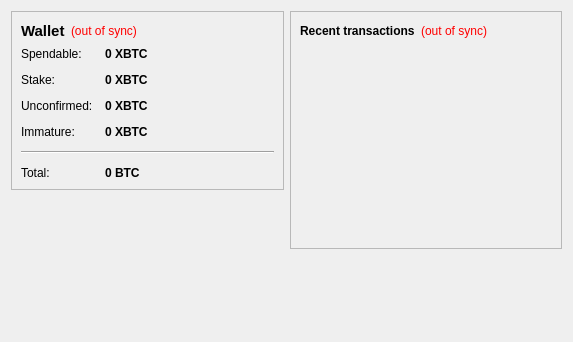
<?xml version="1.0" encoding="UTF-8"?>
<ui version="4.0">
 <class>OverviewPage</class>
 <widget class="QWidget" name="OverviewPage">
  <property name="geometry">
   <rect>
    <x>0</x>
    <y>0</y>
    <width>573</width>
    <height>342</height>
   </rect>
  </property>
  <property name="windowTitle">
   <string>Form</string>
  </property>
  <layout class="QHBoxLayout" name="horizontalLayout" stretch="1,1">
   <item>
    <layout class="QVBoxLayout" name="verticalLayout_2">
     <item>
      <widget class="QFrame" name="frame">
       <property name="frameShape">
        <enum>QFrame::StyledPanel</enum>
       </property>
       <property name="frameShadow">
        <enum>QFrame::Raised</enum>
       </property>
       <layout class="QVBoxLayout" name="verticalLayout_4">
        <item>
         <layout class="QHBoxLayout" name="horizontalLayout_4">
          <item>
           <widget class="QLabel" name="label_5">
            <property name="font">
             <font>
              <pointsize>11</pointsize>
              <weight>75</weight>
              <bold>true</bold>
             </font>
            </property>
            <property name="text">
             <string>Wallet</string>
            </property>
           </widget>
          </item>
          <item>
           <widget class="QLabel" name="labelWalletStatus">
            <property name="toolTip">
             <string>The displayed information may be out of date. Your wallet automatically synchronizes with the x11bitcoin network after a connection is established, but this process has not completed yet.</string>
            </property>
            <property name="styleSheet">
             <string notr="true">QLabel { color: red; }</string>
            </property>
            <property name="text">
             <string notr="true">(out of sync)</string>
            </property>
            <property name="alignment">
             <set>Qt::AlignLeading|Qt::AlignLeft|Qt::AlignVCenter</set>
            </property>
           </widget>
          </item>
          <item>
           <spacer name="horizontalSpacer_2">
            <property name="orientation">
             <enum>Qt::Horizontal</enum>
            </property>
            <property name="sizeHint" stdset="0">
             <size>
              <width>40</width>
              <height>20</height>
             </size>
            </property>
           </spacer>
          </item>
         </layout>
        </item>
        <item>
         <layout class="QFormLayout" name="formLayout_2">
          <property name="fieldGrowthPolicy">
           <enum>QFormLayout::AllNonFixedFieldsGrow</enum>
          </property>
          <property name="horizontalSpacing">
           <number>12</number>
          </property>
          <property name="verticalSpacing">
           <number>12</number>
          </property>
          <item row="0" column="0">
           <widget class="QLabel" name="label">
            <property name="text">
             <string>Spendable:</string>
            </property>
           </widget>
          </item>
          <item row="0" column="1">
           <widget class="QLabel" name="labelBalance">
            <property name="font">
             <font>
              <weight>75</weight>
              <bold>true</bold>
             </font>
            </property>
            <property name="cursor">
             <cursorShape>IBeamCursor</cursorShape>
            </property>
            <property name="toolTip">
             <string>Your current spendable balance</string>
            </property>
            <property name="text">
             <string notr="true">0 XBTC</string>
            </property>
            <property name="textInteractionFlags">
             <set>Qt::LinksAccessibleByMouse|Qt::TextSelectableByKeyboard|Qt::TextSelectableByMouse</set>
            </property>
           </widget>
          </item>
          <item row="1" column="0">
           <widget class="QLabel" name="label_6">
            <property name="text">
             <string>Stake:</string>
            </property>
           </widget>
          </item>
          <item row="1" column="1">
           <widget class="QLabel" name="labelStake">
            <property name="font">
             <font>
              <weight>75</weight>
              <bold>true</bold>
             </font>
            </property>
            <property name="cursor">
             <cursorShape>IBeamCursor</cursorShape>
            </property>
            <property name="toolTip">
             <string>Total of coins that was staked, and do not yet count toward the current balance</string>
            </property>
            <property name="text">
             <string notr="true">0 XBTC</string>
            </property>
            <property name="textInteractionFlags">
             <set>Qt::LinksAccessibleByMouse|Qt::TextSelectableByKeyboard|Qt::TextSelectableByMouse</set>
            </property>
           </widget>
          </item>
          <item row="2" column="0">
           <widget class="QLabel" name="label_3">
            <property name="text">
             <string>Unconfirmed:</string>
            </property>
           </widget>
          </item>
          <item row="2" column="1">
           <widget class="QLabel" name="labelUnconfirmed">
            <property name="font">
             <font>
              <weight>75</weight>
              <bold>true</bold>
             </font>
            </property>
            <property name="cursor">
             <cursorShape>IBeamCursor</cursorShape>
            </property>
            <property name="toolTip">
             <string>Total of transactions that have yet to be confirmed, and do not yet count toward the current balance</string>
            </property>
            <property name="text">
             <string notr="true">0 XBTC</string>
            </property>
            <property name="textInteractionFlags">
             <set>Qt::LinksAccessibleByMouse|Qt::TextSelectableByKeyboard|Qt::TextSelectableByMouse</set>
            </property>
           </widget>
          </item>
          <item row="3" column="0">
           <widget class="QLabel" name="labelImmatureText">
            <property name="text">
             <string>Immature:</string>
            </property>
           </widget>
          </item>
          <item row="3" column="1">
           <widget class="QLabel" name="labelImmature">
            <property name="font">
             <font>
              <weight>75</weight>
              <bold>true</bold>
             </font>
            </property>
            <property name="toolTip">
             <string>Mined balance that has not yet matured</string>
            </property>
            <property name="text">
             <string notr="true">0 XBTC</string>
            </property>
            <property name="textInteractionFlags">
             <set>Qt::LinksAccessibleByMouse|Qt::TextSelectableByKeyboard|Qt::TextSelectableByMouse</set>
            </property>
           </widget>
          </item>
          <item row="4" column="0" colspan="2">
           <widget class="Line" name="line">
            <property name="orientation">
             <enum>Qt::Horizontal</enum>
            </property>
           </widget>
          </item>
          <item row="5" column="0">
           <widget class="QLabel" name="labelTotalText">
            <property name="text">
             <string>Total:</string>
            </property>
           </widget>
          </item>
          <item row="5" column="1">
           <widget class="QLabel" name="labelTotal">
            <property name="font">
             <font>
              <weight>75</weight>
              <bold>true</bold>
             </font>
            </property>
            <property name="cursor">
             <cursorShape>IBeamCursor</cursorShape>
            </property>
            <property name="toolTip">
             <string>Your current total balance</string>
            </property>
            <property name="text">
             <string notr="true">0 BTC</string>
            </property>
            <property name="textInteractionFlags">
             <set>Qt::LinksAccessibleByMouse|Qt::TextSelectableByKeyboard|Qt::TextSelectableByMouse</set>
            </property>
           </widget>
          </item>
         </layout>
        </item>
       </layout>
      </widget>
     </item>
     <item>
      <spacer name="verticalSpacer">
       <property name="orientation">
        <enum>Qt::Vertical</enum>
       </property>
       <property name="sizeHint" stdset="0">
        <size>
         <width>20</width>
         <height>40</height>
        </size>
       </property>
      </spacer>
       　　
     </item>
     　　        <item>
       　　         <widget class="QLabel" name="label_wallet_bgcoin">
         　　          <property name="text">
           　　           <string/>
           　　
         </property>
         　　          <property name="pixmap">
           　　           <pixmap resource="../bitcoin.qrc">:/images/wallet_bgcoin</pixmap>
           　　
         </property>
         　　          <property name="scaledContents">
           　　           <bool>false</bool>
           　　
         </property>
         　　          <property name="alignment">
           　　           <set>Qt::AlignCenter</set>
           　　
         </property>
         　　          <property name="margin">
           　　           <number>-2</number>
           　　
         </property>
         　　
       </widget>
       　　
     </item>
     　　        <item>
       　　         <widget class="QLabel" name="label_6">
         　　          <property name="text">
           　　           <string/>
           　　
         </property>
         　　
       </widget>
       　　
     </item>
    </layout>
   </item>
   <item>
    <layout class="QVBoxLayout" name="verticalLayout_3">
     <item>
      <widget class="QFrame" name="frame_2">
       <property name="frameShape">
        <enum>QFrame::StyledPanel</enum>
       </property>
       <property name="frameShadow">
        <enum>QFrame::Raised</enum>
       </property>
       <layout class="QVBoxLayout" name="verticalLayout">
        <item>
         <layout class="QHBoxLayout" name="horizontalLayout_2">
          <item>
           <widget class="QLabel" name="label_4">
            <property name="text">
             <string>&lt;b&gt;Recent transactions&lt;/b&gt;</string>
            </property>
           </widget>
          </item>
          <item>
           <widget class="QLabel" name="labelTransactionsStatus">
            <property name="toolTip">
             <string>The displayed information may be out of date. Your wallet automatically synchronizes with the x11bitcoin network after a connection is established, but this process has not completed yet.</string>
            </property>
            <property name="styleSheet">
             <string notr="true">QLabel { color: red; }</string>
            </property>
            <property name="text">
             <string notr="true">(out of sync)</string>
            </property>
            <property name="alignment">
             <set>Qt::AlignRight|Qt::AlignTrailing|Qt::AlignVCenter</set>
            </property>
           </widget>
          </item>
          <item>
           <spacer name="horizontalSpacer">
            <property name="orientation">
             <enum>Qt::Horizontal</enum>
            </property>
            <property name="sizeHint" stdset="0">
             <size>
              <width>40</width>
              <height>20</height>
             </size>
            </property>
           </spacer>
          </item>
         </layout>
        </item>
        <item>
         <widget class="QListView" name="listTransactions">
          <property name="styleSheet">
           <string notr="true">QListView { background: transparent; }</string>
          </property>
          <property name="frameShape">
           <enum>QFrame::NoFrame</enum>
          </property>
          <property name="verticalScrollBarPolicy">
           <enum>Qt::ScrollBarAlwaysOff</enum>
          </property>
          <property name="horizontalScrollBarPolicy">
           <enum>Qt::ScrollBarAlwaysOff</enum>
          </property>
          <property name="selectionMode">
           <enum>QAbstractItemView::NoSelection</enum>
          </property>
         </widget>
        </item>
       </layout>
      </widget>
     </item>
     <item>
      <spacer name="verticalSpacer_2">
       <property name="orientation">
        <enum>Qt::Vertical</enum>
       </property>
       <property name="sizeHint" stdset="0">
        <size>
         <width>20</width>
         <height>40</height>
        </size>
       </property>
      </spacer>
     </item>
    </layout>
   </item>
  </layout>
 </widget>
 <resources/>
 <connections/>
</ui>
